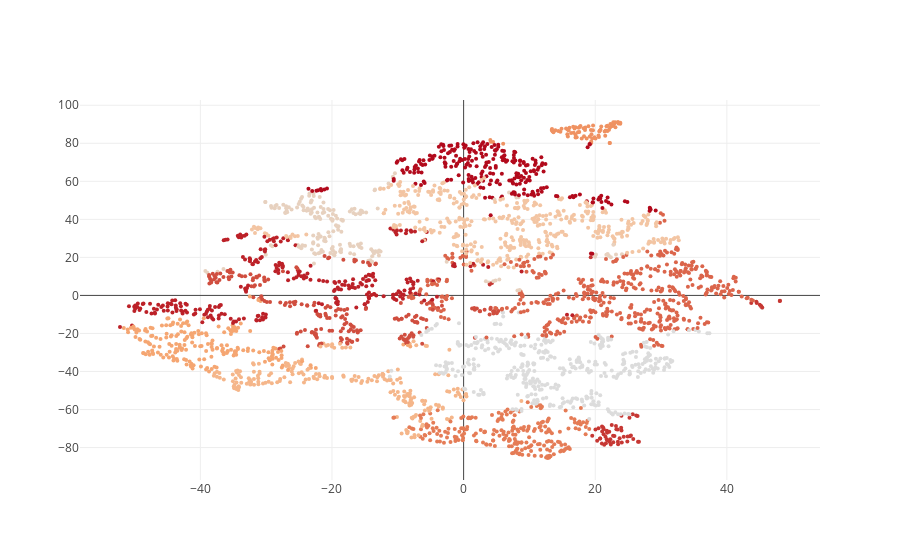

The notebook cell this image was saved under:
### Code cell
import plotly.graph_objs as go
from plotly.offline import download_plotlyjs, init_notebook_mode, plot, iplot

init_notebook_mode(connected=True)

scatter = go.Scatter(
    x=reduced[:, 0],
    y=reduced[:, 1],
    mode='markers',
    marker=dict(
        size=4,
        color=kmeans.labels_
    )
)

iplot([scatter])
# plot([scatter], filename="kmeans++ 2d.html")

### Figure 1 — Plotly figure (JSON) as saved in the notebook; plotly's stock layout.template omitted (floating-point values rounded to 4 significant figures; data arrays with more than 128 entries replaced by an {"elided": "..."} marker saying what was removed)
{"data": [{"marker": {"color": {"elided": "2983 int values"}, "size": 4}, "mode": "markers", "type": "scatter", "uid": "6dd9e95e-71f8-4cb2-9d98-e00cee018a57", "x": {"elided": "2983 float values"}, "y": {"elided": "2983 float values"}}], "layout": {}}
